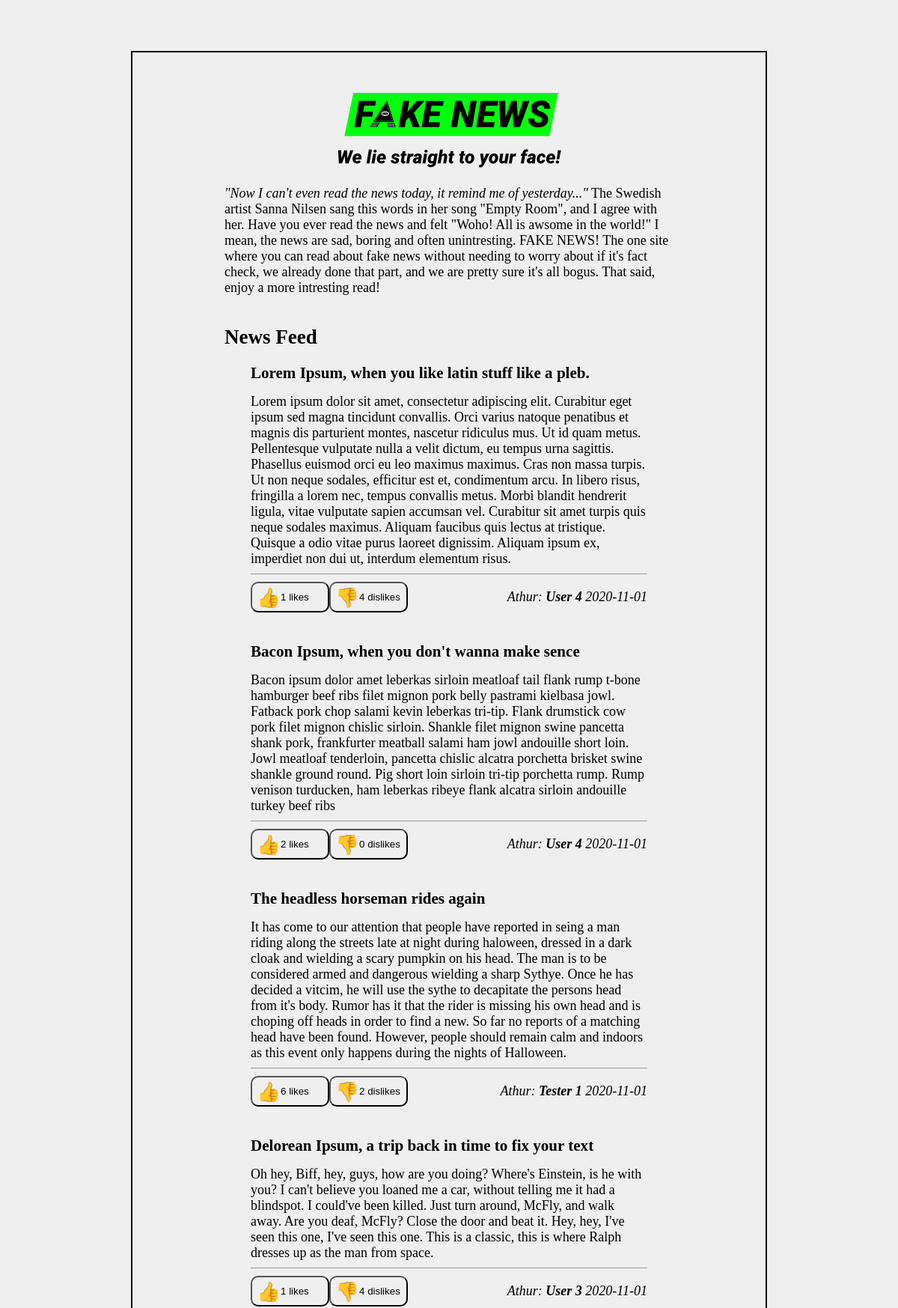
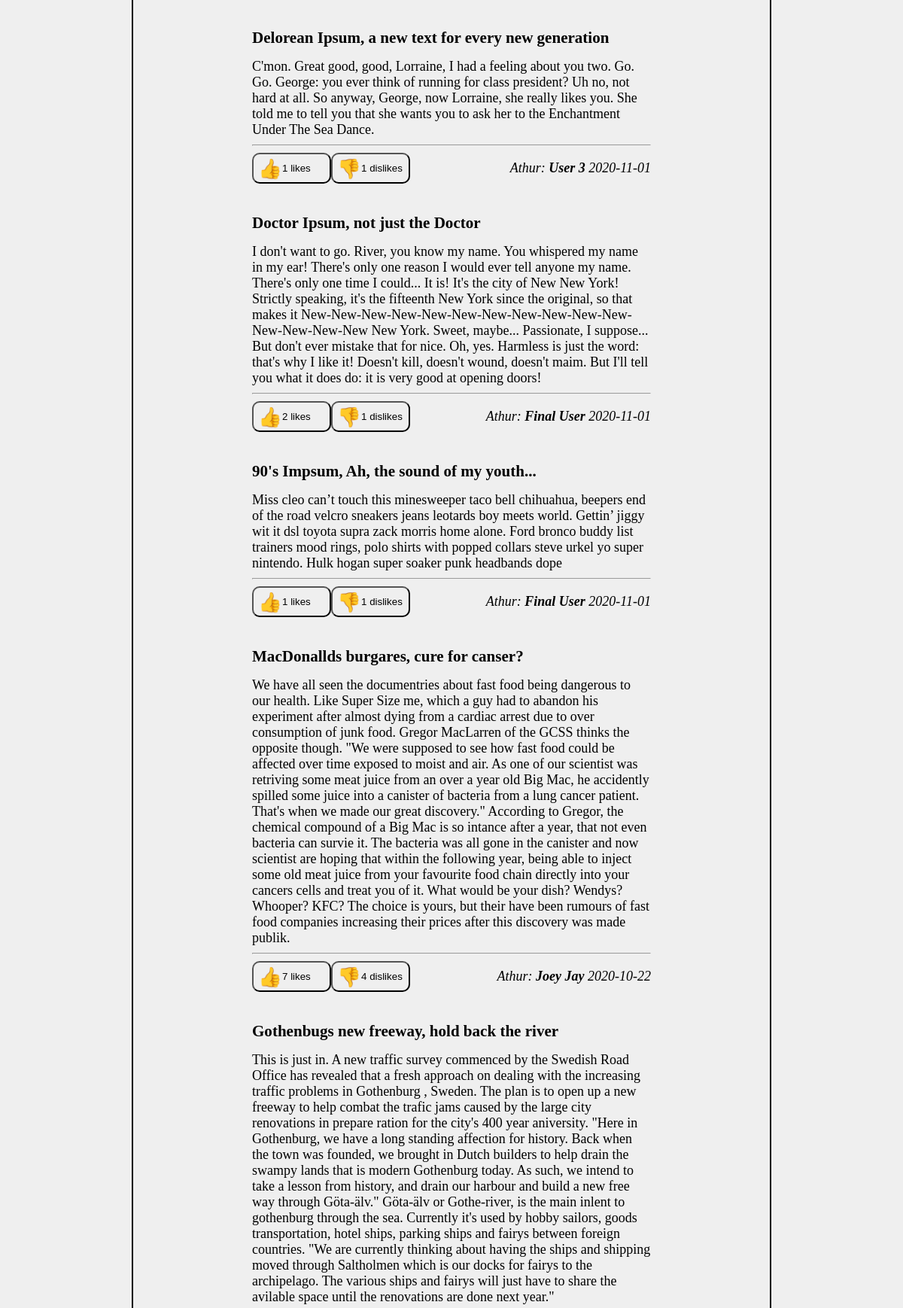
The page / (upper part) on the database its author committed (2 pictures, top to bottom).
### tables this page shows
CREATE TABLE posts (
"post_id" INTEGER PRIMARY KEY,
title VARCHAR(250),
story TEXT,
author VARCHAR(250),
publish_date DATE, likes int DEFAULT 0, dislikes int DEFAULT 0,
FOREIGN KEY (author) REFERENCES users(username));

CREATE TABLE users(
    id INTEGER PRIMARY KEY,
    full_name varchar(250),
    username varchar(250) NOT NULL UNIQUE,
    password varchar(250) NOT NULL
    );

### functions.php (called while the page is built, shortened)
<?php
function db():PDO {
    $dir = 'sqlite:/'. __DIR__ .'/fake-news-db.sqlite3';
    $options = [
        PDO::ATTR_ERRMODE            => PDO::ERRMODE_EXCEPTION,
        PDO::ATTR_DEFAULT_FETCH_MODE => PDO::FETCH_ASSOC,
        PDO::ATTR_EMULATE_PREPARES   => false,
    ];
    try {
        $pdo = new PDO($dir, '', '',  $options);
    } catch (\PDOException $e) {
        throw new \PDOException($e->getMessage(), (int)$e->getCode());
    }
    return $pdo;
}
?>

### articles.php (the view, shortened to what this page needs)
<?php
$stmt = db()->query('SELECT * FROM posts
                    INNER JOIN users
                    ON posts.author = users.username
                    ORDER BY publish_date DESC');
while ($article = $stmt->fetch()):
?>
<article id="article=<?= $article['post_id'];?>">
    <h3><?= $article['title'];?></h3>
    <p>
        <?= $article['story'];?>
    </p>
    <hr/>
    <footer>
        <section class="votes">
            <form action="/updates/user-check.php" method="POST">
                <button type="submit" name="like" class="likes"><img style="height:32px;width:32px;" src="/Assets/icons/like.svg" alt="like"><?= $article['likes'];?> likes</button>
            </form>
            <form action="/updates/user-check.php" method="POST">
                <button type="submit" name="dislike" class="likes"><img style="height:32px;width:32px;" src="/Assets/icons/dislike.svg" alt="like"><?= $article['dislikes'];?> dislikes</button>
            </form>
        </section>
        <em class="athur">
            Athur:
            <strong><?=$article['full_name'];?></strong>
            <time class="date"><?=$article['publish_date'];?></time>
        </em>
    </footer>
</article>
<?php
endwhile;
?>

### header.php (shortened to what this page needs)
<!DOCTYPE html>
<html lang="en">
<head>
    <link rel="stylesheet" href="/Assets/defaults.css">
    <link rel="stylesheet" href="/Assets/articles.css">
    <link rel="stylesheet" href="/Assets/users.css">
</head>
<body>
    <div class="wrapper">

### index.php (shortened to what this page needs)
<?php
include __DIR__ . "/functions.php";
include __DIR__ . "/header.php";
?>
        <h1><img src="/Assets/icons/fake_news_medium.svg" alt="FAKE NEWS!"></h1>
        <p>
            <em>"Now I can't even read the news today, it remind me of yesterday..."</em>
            The Swedish artist Sanna Nilsen sang this words in her song "Empty Room", and I agree with her.
            Have you ever read the news and felt "Woho! All is awsome in the world!" I mean, the news are sad, boring and often unintresting.
            FAKE NEWS! The one site where you can read about fake news without needing to worry about if it's fact check, we already done that part,
            and we are pretty sure it's all bogus. That said, enjoy a more intresting read!
        </p>
        <h2>News Feed</h2>
            <?php
        include __DIR__ . "/articles.php";
        ?>
        <?php
        include __DIR__ . "/footer.php";
?>

### footer.php (shortened to what this page needs)
</div>
</body>
</html>

### Assets/defaults.css (style rules this page uses)
* { box-sizing: border-box; }
body { background-color: #efefef; font-size:16px; padding:60px 20px 60px 20px; }
.wrapper { max-width:600px; margin: auto; }
h1 { display: flex; justify-content: center; }
h1 img { max-width:300px; }
p, h2 { margin:auto; max-width:600px; }
h2 { margin-top:40px; }
@media screen and (min-width:900px) { body { font-size:18px; } }
@media screen and (min-width:900px) { .wrapper { max-width: 850px; padding: 30px 80px 60px 80px; border: 2px solid black; } }

### Assets/articles.css (style rules this page uses)
article { max-width:550px; margin: auto; display: flex; flex-direction: column; padding-left:10px; padding-right:10px; padding-bottom:20px; }
article hr { width: 100%; background-color: #000; height:2px; }
article h3 { margin-top:20px; margin-bottom:0px; }
article p { margin-top:15px; }
article footer { display: flex; width:100%; justify-content: space-between; align-items: center; }
article section.votes { display:flex; }
article section.votes button { display: flex; align-items: center; height:41px; width:105px; border-radius: 10px; }

### rows shown on the page
posts: title "Lorem Ipsum, when you like latin stuff like a pleb.", story "Lorem ipsum dolor sit amet, consectetur adipiscing elit. Curabitur eget ipsum sed magna tincidunt convallis. Orci varius natoque penatibus et magnis dis parturient montes, nascetur ridiculus mus. Ut id quam metus. Pellentesque vulputate nulla a velit dictum, eu tempus urna sagittis. Phasellus euismod orci eu leo maximus maximus. Cras non massa turpis. Ut non neque sodales, efficitur est et, condimentum arcu. In libero risus, fringilla a lorem nec, tempus convallis metus. Morbi blandit hendrerit ligula, vitae vulputate sapien accumsan vel. Curabitur sit amet turpis quis neque sodales maximus. Aliquam faucibus quis lectus at tristique. Quisque a odio vitae purus laoreet dignissim. Aliquam…", likes "1", dislikes "4", users.full_name "User 4", publish_date "2020-11-01"
posts: title "Bacon Ipsum, when you don't wanna make sence", story "Bacon ipsum dolor amet leberkas sirloin meatloaf tail flank rump t-bone hamburger beef ribs filet mignon pork belly pastrami kielbasa jowl. Fatback pork chop salami kevin leberkas tri-tip. Flank drumstick cow pork filet mignon chislic sirloin. Shankle filet mignon swine pancetta shank pork, frankfurter meatball salami ham jowl andouille short loin. Jowl meatloaf tenderloin, pancetta chislic alcatra porchetta brisket swine shankle ground round. Pig short loin sirloin tri-tip porchetta rump. Rump venison turducken, ham leberkas ribeye flank alcatra sirloin andouille turkey beef ribs", likes "2", dislikes "0", users.full_name "User 4", publish_date "2020-11-01"
posts: title "The headless horseman rides again", story "It has come to our attention that people have reported in seing a man riding along the streets late at night during haloween, dressed in a dark cloak and wielding a scary pumpkin on his head. The man is to be considered armed and dangerous wielding a sharp Sythye. Once he has decided a vitcim, he will use the sythe to decapitate the persons head from it's body. Rumor has it that the rider is missing his own head and is choping off heads in order to find a new. So far no reports of a matching head have been found. However, people should remain calm and indoors as this event only happens during the nights of Halloween.", likes "6", dislikes "2", users.full_name "Tester 1", publish_date "2020-11-01"
posts: title "Delorean Ipsum, a trip back in time to fix your text", story "Oh hey, Biff, hey, guys, how are you doing? Where's Einstein, is he with you? I can't believe you loaned me a car, without telling me it had a blindspot. I could've been killed. Just turn around, McFly, and walk away. Are you deaf, McFly? Close the door and beat it. Hey, hey, I've seen this one, I've seen this one. This is a classic, this is where Ralph dresses up as the man from space.", likes "1", dislikes "4", users.full_name "User 3", publish_date "2020-11-01"
posts: title "Delorean Ipsum, a new text for every new generation", story "C'mon. Great good, good, Lorraine, I had a feeling about you two. Go. Go. George: you ever think of running for class president? Uh no, not hard at all. So anyway, George, now Lorraine, she really likes you. She told me to tell you that she wants you to ask her to the Enchantment Under The Sea Dance.", likes "1", dislikes "1", users.full_name "User 3", publish_date "2020-11-01"
posts: title "Doctor Ipsum, not just the Doctor", story "I don't want to go. River, you know my name. You whispered my name in my ear! There's only one reason I would ever tell anyone my name. There's only one time I could... It is! It's the city of New New York! Strictly speaking, it's the fifteenth New York since the original, so that makes it New-New-New-New-New-New-New-New-New-New-New-New-New-New-New New York. Sweet, maybe... Passionate, I suppose... But don't ever mistake that for nice. Oh, yes. Harmless is just the word: that's why I like it! Doesn't kill, doesn't wound, doesn't maim. But I'll tell you what it does do: it is very good at opening doors!", likes "2", dislikes "1", users.full_name "Final User", publish_date "2020-11-01"
posts: title "90's Impsum, Ah, the sound of my youth...", story "Miss cleo can’t touch this minesweeper taco bell chihuahua, beepers end of the road velcro sneakers jeans leotards boy meets world. Gettin’ jiggy wit it dsl toyota supra zack morris home alone. Ford bronco buddy list trainers mood rings, polo shirts with popped collars steve urkel yo super nintendo. Hulk hogan super soaker punk headbands dope", likes "1", dislikes "1", users.full_name "Final User", publish_date "2020-11-01"
posts: title "MacDonallds burgares, cure for canser?", story "We have all seen the documentries about fast food being dangerous to our health. Like Super Size me, which a guy had to abandon his experiment after almost dying from a cardiac arrest due to over consumption of junk food. Gregor MacLarren of the GCSS thinks the opposite though. \"We were supposed to see how fast food could be affected over time exposed to moist and air. As one of our scientist was retriving some meat juice from an over a year old Big Mac, he accidently spilled some juice into a canister of bacteria from a lung cancer patient. That's when we made our great discovery.\" According to Gregor, the chemical compound of a Big Mac is so intance after a year, that not even bacteria…", likes "7", dislikes "4", users.full_name "Joey Jay", publish_date "2020-10-22"
posts: title "Gothenbugs new freeway, hold back the river", story "This is just in. A new traffic survey commenced by the Swedish Road Office has revealed that a fresh approach on dealing with the increasing traffic problems in Gothenburg , Sweden. The plan is to open up a new freeway to help combat the trafic jams caused by the large city renovations in prepare ration for the city's 400 year aniversity. \"Here in Gothenburg, we have a long standing affection for history. Back when the town was founded, we brought in Dutch builders to help drain the swampy lands that is modern Gothenburg today. As such, we intend to take a lesson from history, and drain our harbour and build a new free way through Göta-älv.\" Göta-älv or Gothe-river, is the main inlent to…"
